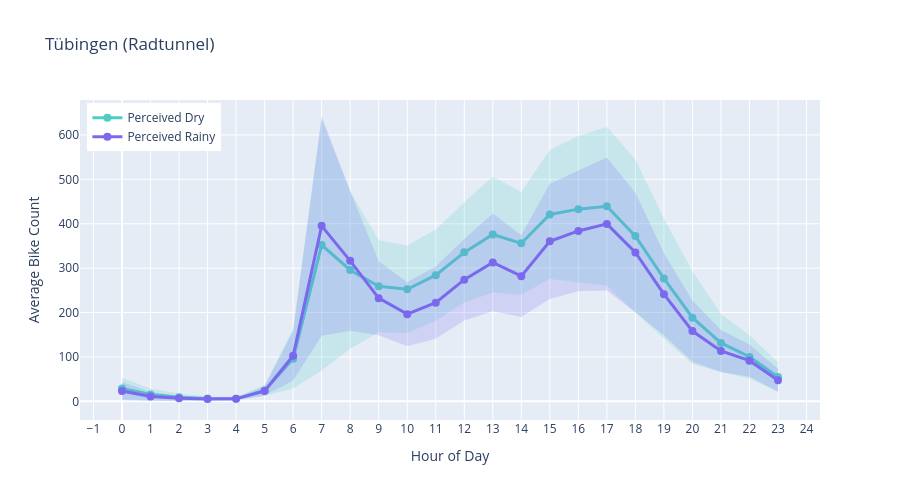
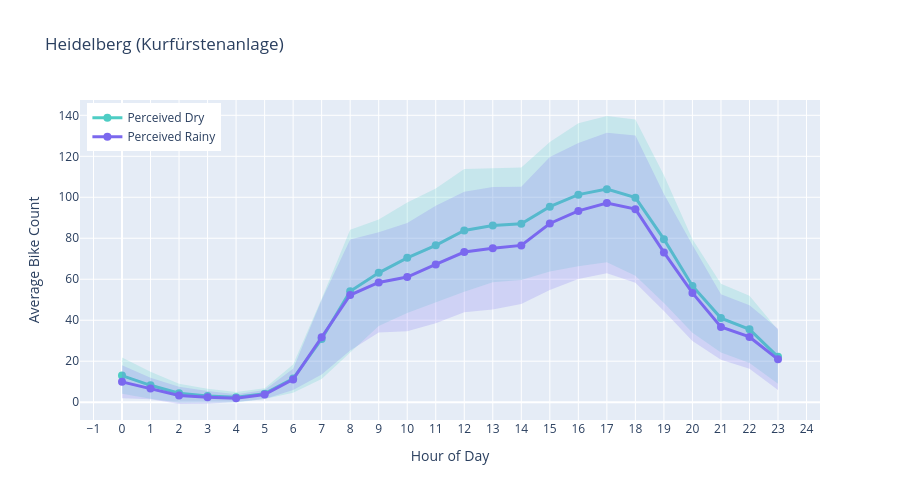
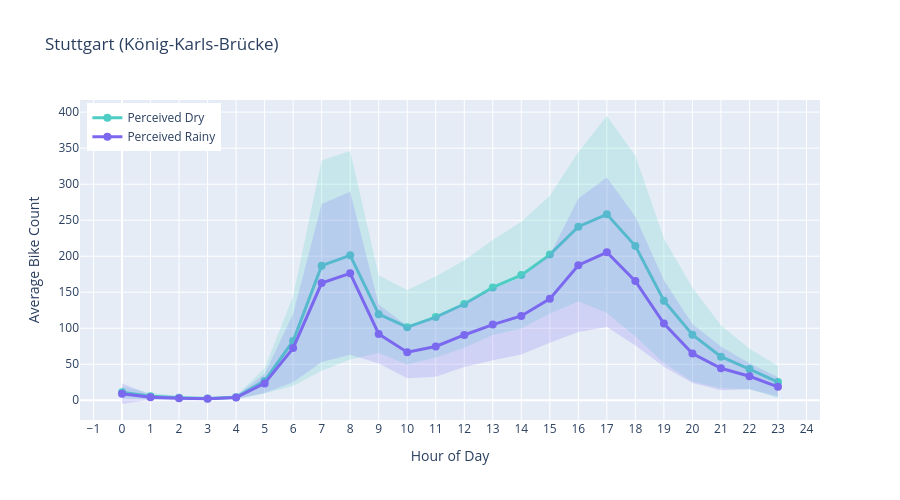

Notebook code cell kept with these figures, in order:
### Markdown cell above
### Perceived Rainy Hourly

### Code cell
for alias in PLOT_STATIONS:
    df = dfs[alias]
    station = get_station(alias)
    fig = get_plot("perceived_rainy_hourly")(df, title=station.display_name)
    fig.show()

### Figure 1 — Plotly figure (JSON) as saved in the notebook; plotly's stock layout.template omitted (floating-point values rounded to 4 significant figures)
{"data": [{"line": {"color": "#4ECDC4", "width": 3}, "marker": {"size": 8}, "mode": "lines+markers", "name": "Perceived Dry", "type": "scatter", "x": [0, 1, 2, 3, 4, 5, 6, 7, 8, 9, 10, 11, 12, 13, 14, 15, 16, 17, 18, 19, 20, 21, 22, 23], "y": [28.97, 15.32, 9.045, 6.329, 6.045, 24.56, 96.03, 352.0, 295.9, 259.2, 252.5, 284.3, 335.6, 375.8, 355.8, 420.8, 432.9, 439.2, 372.2, 276.7, 188.5, 131.5, 100.1, 54.82]}, {"fill": "toself", "fillcolor": "rgba(78, 205, 196, 0.2)", "line": {"color": "rgba(255,255,255,0)"}, "name": "Perceived Dry ±1σ", "showlegend": false, "type": "scatter", "x": [0, 1, 2, 3, 4, 5, 6, 7, 8, 9, 10, 11, 12, 13, 14, 15, 16, 17, 18, 19, 20, 21, 22, 23, 23, 22, 21, 20, 19, 18, 17, 16, 15, 14, 13, 12, 11, 10, 9, 8, 7, 6, 5, 4, 3, 2, 1, 0], "y": [53.05, 29.09, 17.64, 11.16, 9.409, 36.68, 163.3, 634.4, 473.1, 362.8, 351.0, 386.9, 448.7, 506.4, 471.4, 566.0, 597.8, 617.9, 544.7, 411.6, 293.1, 196.9, 148.6, 88.35, 21.29, 51.6, 66.14, 83.92, 141.8, 199.7, 260.6, 268.0, 275.7, 240.2, 245.2, 222.5, 181.6, 154.1, 155.5, 118.7, 69.65, 28.77, 12.43, 2.681, 1.499, 0.4474, 1.544, 4.886]}, {"line": {"color": "#7B68EE", "width": 3}, "marker": {"size": 8}, "mode": "lines+markers", "name": "Perceived Rainy", "type": "scatter", "x": [0, 1, 2, 3, 4, 5, 6, 7, 8, 9, 10, 11, 12, 13, 14, 15, 16, 17, 18, 19, 20, 21, 22, 23], "y": [23.15, 11.18, 6.942, 5.333, 5.633, 23.23, 102.6, 395.2, 316.4, 232.4, 196.3, 222.3, 274.0, 312.9, 282.0, 360.4, 383.8, 399.6, 335.2, 241.5, 158.3, 113.4, 91.63, 47.6]}, {"fill": "toself", "fillcolor": "rgba(123, 104, 238, 0.2)", "line": {"color": "rgba(255,255,255,0)"}, "name": "Perceived Rainy ±1σ", "showlegend": false, "type": "scatter", "x": [0, 1, 2, 3, 4, 5, 6, 7, 8, 9, 10, 11, 12, 13, 14, 15, 16, 17, 18, 19, 20, 21, 22, 23, 23, 22, 21, 20, 19, 18, 17, 16, 15, 14, 13, 12, 11, 10, 9, 8, 7, 6, 5, 4, 3, 2, 1, 0], "y": [43.86, 20.88, 12.89, 8.268, 8.15, 33.88, 158.0, 642.7, 473.9, 315.6, 268.5, 303.7, 365.8, 423.1, 374.2, 490.2, 519.7, 549.4, 469.7, 334.3, 227.4, 160.9, 127.8, 73.24, 21.96, 55.47, 65.88, 89.25, 148.6, 200.8, 249.9, 247.9, 230.7, 189.8, 202.8, 182.3, 140.8, 124.2, 149.1, 158.9, 147.8, 47.25, 12.59, 3.116, 2.399, 0.9905, 1.466, 2.438]}], "layout": {"height": 500, "hovermode": "x unified", "legend": {"x": 0.01, "xanchor": "left", "y": 0.99, "yanchor": "top"}, "title": {"text": "Tübingen (Radtunnel)"}, "xaxis": {"dtick": 1, "tick0": 0, "tickmode": "linear", "title": {"text": "Hour of Day"}}, "yaxis": {"title": {"text": "Average Bike Count"}}}}

### Figure 2 — Plotly figure (JSON) as saved in the notebook; plotly's stock layout.template omitted (floating-point values rounded to 4 significant figures)
{"data": [{"line": {"color": "#4ECDC4", "width": 3}, "marker": {"size": 8}, "mode": "lines+markers", "name": "Perceived Dry", "type": "scatter", "x": [0, 1, 2, 3, 4, 5, 6, 7, 8, 9, 10, 11, 12, 13, 14, 15, 16, 17, 18, 19, 20, 21, 22, 23], "y": [12.99, 8.235, 4.376, 3.067, 2.381, 4.161, 11.5, 30.87, 54.12, 63.11, 70.44, 76.56, 83.82, 86.28, 87.08, 95.42, 101.3, 104.0, 99.82, 79.57, 56.72, 41.03, 35.56, 22.14]}, {"fill": "toself", "fillcolor": "rgba(78, 205, 196, 0.2)", "line": {"color": "rgba(255,255,255,0)"}, "name": "Perceived Dry ±1σ", "showlegend": false, "type": "scatter", "x": [0, 1, 2, 3, 4, 5, 6, 7, 8, 9, 10, 11, 12, 13, 14, 15, 16, 17, 18, 19, 20, 21, 22, 23, 23, 22, 21, 20, 19, 18, 17, 16, 15, 14, 13, 12, 11, 10, 9, 8, 7, 6, 5, 4, 3, 2, 1, 0], "y": [21.82, 14.8, 9.054, 6.498, 4.966, 6.757, 18.37, 50.47, 84.16, 89.09, 97.42, 104.3, 113.8, 114.0, 114.5, 127.0, 136.2, 139.7, 138.0, 110.8, 79.53, 57.81, 51.98, 35.29, 8.991, 19.15, 24.25, 33.91, 48.38, 61.65, 68.28, 66.39, 63.82, 59.61, 58.55, 53.88, 48.82, 43.47, 37.13, 24.08, 11.27, 4.628, 1.565, -0.2031, -0.3632, -0.3029, 1.674, 4.155]}, {"line": {"color": "#7B68EE", "width": 3}, "marker": {"size": 8}, "mode": "lines+markers", "name": "Perceived Rainy", "type": "scatter", "x": [0, 1, 2, 3, 4, 5, 6, 7, 8, 9, 10, 11, 12, 13, 14, 15, 16, 17, 18, 19, 20, 21, 22, 23], "y": [9.921, 6.717, 3.307, 2.37, 1.945, 3.756, 11.13, 31.7, 52.3, 58.44, 61.07, 67.21, 73.27, 75.14, 76.52, 87.2, 93.36, 97.18, 94.2, 73.08, 53.31, 36.72, 31.83, 20.91]}, {"fill": "toself", "fillcolor": "rgba(123, 104, 238, 0.2)", "line": {"color": "rgba(255,255,255,0)"}, "name": "Perceived Rainy ±1σ", "showlegend": false, "type": "scatter", "x": [0, 1, 2, 3, 4, 5, 6, 7, 8, 9, 10, 11, 12, 13, 14, 15, 16, 17, 18, 19, 20, 21, 22, 23, 23, 22, 21, 20, 19, 18, 17, 16, 15, 14, 13, 12, 11, 10, 9, 8, 7, 6, 5, 4, 3, 2, 1, 0], "y": [17.97, 11.96, 7.504, 5.456, 3.811, 5.915, 16.35, 49.87, 79.33, 82.88, 87.47, 95.87, 102.7, 105.1, 105.2, 119.6, 126.5, 131.4, 130.2, 101.6, 76.71, 52.69, 47.31, 35.87, 5.953, 16.36, 20.75, 29.9, 44.52, 58.23, 62.93, 60.17, 54.81, 47.86, 45.21, 43.85, 38.56, 34.67, 34.0, 25.27, 13.53, 5.898, 1.597, 0.07912, -0.7155, -0.8895, 1.478, 1.876]}], "layout": {"height": 500, "hovermode": "x unified", "legend": {"x": 0.01, "xanchor": "left", "y": 0.99, "yanchor": "top"}, "title": {"text": "Heidelberg (Kurfürstenanlage)"}, "xaxis": {"dtick": 1, "tick0": 0, "tickmode": "linear", "title": {"text": "Hour of Day"}}, "yaxis": {"title": {"text": "Average Bike Count"}}}}

### Figure 3 — Plotly figure (JSON) as saved in the notebook; plotly's stock layout.template omitted (floating-point values rounded to 4 significant figures)
{"data": [{"line": {"color": "#4ECDC4", "width": 3}, "marker": {"size": 8}, "mode": "lines+markers", "name": "Perceived Dry", "type": "scatter", "x": [0, 1, 2, 3, 4, 5, 6, 7, 8, 9, 10, 11, 12, 13, 14, 15, 16, 17, 18, 19, 20, 21, 22, 23], "y": [11.18, 5.693, 3.675, 2.63, 4.288, 26.95, 82.33, 186.8, 201.3, 119.5, 101.5, 115.6, 133.6, 156.7, 173.8, 202.2, 241.0, 258.1, 214.1, 138.3, 91.14, 60.56, 43.41, 25.32]}, {"fill": "toself", "fillcolor": "rgba(78, 205, 196, 0.2)", "line": {"color": "rgba(255,255,255,0)"}, "name": "Perceived Dry ±1σ", "showlegend": false, "type": "scatter", "x": [0, 1, 2, 3, 4, 5, 6, 7, 8, 9, 10, 11, 12, 13, 14, 15, 16, 17, 18, 19, 20, 21, 22, 23, 23, 22, 21, 20, 19, 18, 17, 16, 15, 14, 13, 12, 11, 10, 9, 8, 7, 6, 5, 4, 3, 2, 1, 0], "y": [19.37, 9.965, 6.763, 4.653, 6.621, 44.53, 144.8, 332.8, 345.9, 173.3, 153.3, 171.7, 194.3, 222.6, 248.0, 283.8, 344.8, 394.6, 339.6, 224.7, 156.1, 104.3, 71.59, 47.52, 3.114, 15.24, 16.82, 26.2, 51.9, 88.55, 121.5, 137.3, 120.6, 99.58, 90.72, 73.04, 59.41, 49.75, 65.75, 56.65, 40.88, 19.88, 9.367, 1.956, 0.6077, 0.5874, 1.422, 2.994]}, {"line": {"color": "#7B68EE", "width": 3}, "marker": {"size": 8}, "mode": "lines+markers", "name": "Perceived Rainy", "type": "scatter", "x": [0, 1, 2, 3, 4, 5, 6, 7, 8, 9, 10, 11, 12, 13, 14, 15, 16, 17, 18, 19, 20, 21, 22, 23], "y": [9.228, 4.362, 2.669, 2.071, 3.858, 23.46, 72.46, 162.7, 176.4, 92.02, 66.8, 74.76, 90.67, 105.1, 117.1, 140.8, 187.5, 205.4, 165.5, 106.5, 64.94, 44.46, 33.35, 18.66]}, {"fill": "toself", "fillcolor": "rgba(123, 104, 238, 0.2)", "line": {"color": "rgba(255,255,255,0)"}, "name": "Perceived Rainy ±1σ", "showlegend": false, "type": "scatter", "x": [0, 1, 2, 3, 4, 5, 6, 7, 8, 9, 10, 11, 12, 13, 14, 15, 16, 17, 18, 19, 20, 21, 22, 23, 23, 22, 21, 20, 19, 18, 17, 16, 15, 14, 13, 12, 11, 10, 9, 8, 7, 6, 5, 4, 3, 2, 1, 0], "y": [23.6, 7.798, 5.559, 3.625, 6.3, 36.72, 119.8, 272.5, 289.5, 132.8, 103.1, 116.9, 135.2, 154.5, 170.5, 201.6, 280.2, 309.1, 254.9, 166.5, 106.0, 74.82, 51.27, 32.06, 5.26, 15.43, 14.1, 23.92, 46.43, 76.06, 101.7, 94.9, 79.99, 63.69, 55.64, 46.11, 32.63, 30.45, 51.2, 63.19, 52.99, 25.12, 10.2, 1.416, 0.5167, -0.2204, 0.9265, -5.146]}], "layout": {"height": 500, "hovermode": "x unified", "legend": {"x": 0.01, "xanchor": "left", "y": 0.99, "yanchor": "top"}, "title": {"text": "Stuttgart (König-Karls-Brücke)"}, "xaxis": {"dtick": 1, "tick0": 0, "tickmode": "linear", "title": {"text": "Hour of Day"}}, "yaxis": {"title": {"text": "Average Bike Count"}}}}
